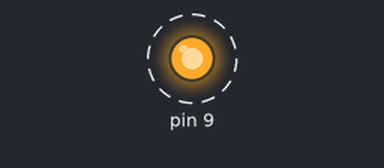
A sketch run on a simulated Arduino Uno, built with avr-gcc and run on an emulated ATmega328P. Parts: output pins drawn as LEDs (lit = HIGH). Dashed ring = blinking.

Above: at 0.5 s.
Timing chart, 0 to 4.6 s (numbered marks = the images above):
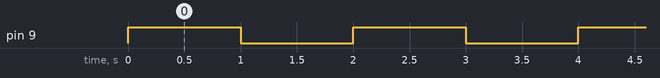

Measured:
- by itself, pin 9: alternates HIGH for 1.0 s and LOW for 1.0 s

The sketch:

Motor_Run_test.ino
```cpp
void setup() {
  // put your setup code here, to run once:
Serial.begin(9600);
pinMode(9,OUTPUT);
}

void loop() {
  // put your main code here, to run repeatedly:
digitalWrite(9,HIGH);
delay(1000);
digitalWrite(9,LOW);
delay(1000);
}
```
